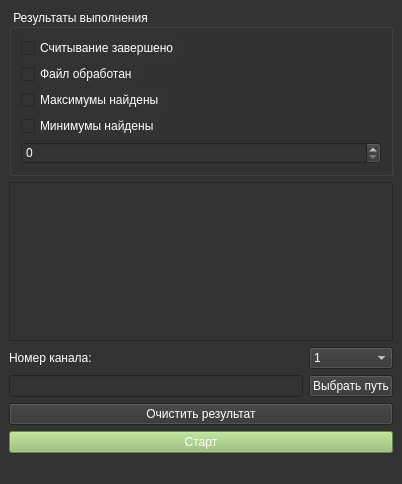
<?xml version="1.0" encoding="UTF-8"?>
<ui version="4.0">
 <class>MainWindow</class>
 <widget class="QMainWindow" name="MainWindow">
  <property name="geometry">
   <rect>
    <x>0</x>
    <y>0</y>
    <width>402</width>
    <height>484</height>
   </rect>
  </property>
  <property name="windowTitle">
   <string>MainWindow</string>
  </property>
  <property name="styleSheet">
   <string notr="true">background-color: rgb(51, 51, 51);</string>
  </property>
  <widget class="QWidget" name="centralwidget">
   <layout class="QGridLayout" name="gridLayout">
    <item row="0" column="0" colspan="2">
     <widget class="QGroupBox" name="gb_result">
      <property name="styleSheet">
       <string notr="true">color: rgb(255, 255, 255);</string>
      </property>
      <property name="title">
       <string>Результаты выполнения</string>
      </property>
      <layout class="QFormLayout" name="formLayout">
       <item row="0" column="0">
        <widget class="QCheckBox" name="chB_readSucces">
         <property name="enabled">
          <bool>false</bool>
         </property>
         <property name="styleSheet">
          <string notr="true">color: rgb(255, 255, 255);</string>
         </property>
         <property name="text">
          <string>Считывание завершено</string>
         </property>
         <property name="checkable">
          <bool>true</bool>
         </property>
        </widget>
       </item>
       <item row="1" column="0">
        <widget class="QCheckBox" name="chB_procFileSucces">
         <property name="enabled">
          <bool>false</bool>
         </property>
         <property name="styleSheet">
          <string notr="true">color: rgb(255, 255, 255);</string>
         </property>
         <property name="text">
          <string>Файл обработан</string>
         </property>
         <property name="checkable">
          <bool>true</bool>
         </property>
        </widget>
       </item>
       <item row="2" column="0">
        <widget class="QCheckBox" name="chB_maxSucess">
         <property name="enabled">
          <bool>false</bool>
         </property>
         <property name="styleSheet">
          <string notr="true">color: rgb(255, 255, 255);</string>
         </property>
         <property name="text">
          <string>Максимумы найдены</string>
         </property>
         <property name="checkable">
          <bool>true</bool>
         </property>
        </widget>
       </item>
       <item row="3" column="0">
        <widget class="QCheckBox" name="chB_minSucess">
         <property name="enabled">
          <bool>false</bool>
         </property>
         <property name="styleSheet">
          <string notr="true">color: rgb(255, 255, 255);</string>
         </property>
         <property name="text">
          <string>Минимумы найдены</string>
         </property>
        </widget>
       </item>
       <item row="4" column="0" colspan="2">
        <widget class="QSpinBox" name="spinBox">
         <property name="styleSheet">
          <string notr="true">color: rgb(255, 255, 255);</string>
         </property>
        </widget>
       </item>
      </layout>
     </widget>
    </item>
    <item row="1" column="0" colspan="2">
     <widget class="QTextEdit" name="te_Result">
      <property name="styleSheet">
       <string notr="true">color: rgb(255, 255, 255);</string>
      </property>
      <property name="readOnly">
       <bool>true</bool>
      </property>
     </widget>
    </item>
    <item row="2" column="1">
     <widget class="QComboBox" name="cmB_numCh">
      <property name="styleSheet">
       <string notr="true">color: rgb(255, 255, 255);</string>
      </property>
      <item>
       <property name="text">
        <string>1</string>
       </property>
      </item>
      <item>
       <property name="text">
        <string>2</string>
       </property>
      </item>
      <item>
       <property name="text">
        <string>3</string>
       </property>
      </item>
     </widget>
    </item>
    <item row="2" column="0">
     <widget class="QLabel" name="lb_numCh">
      <property name="styleSheet">
       <string notr="true">color: rgb(255, 255, 255);</string>
      </property>
      <property name="text">
       <string>Номер канала:</string>
      </property>
     </widget>
    </item>
    <item row="3" column="0">
     <widget class="QLineEdit" name="le_path">
      <property name="styleSheet">
       <string notr="true">color: rgb(255, 255, 255);</string>
      </property>
      <property name="readOnly">
       <bool>true</bool>
      </property>
     </widget>
    </item>
    <item row="4" column="0" colspan="2">
     <widget class="QPushButton" name="pb_clearResult">
      <property name="styleSheet">
       <string notr="true">color: rgb(255, 255, 255);</string>
      </property>
      <property name="text">
       <string>Очистить результат</string>
      </property>
     </widget>
    </item>
    <item row="5" column="0" colspan="2">
     <widget class="QPushButton" name="pb_start">
      <property name="styleSheet">
       <string notr="true">color: rgb(255, 255, 255);
background-color: rgb(146, 189, 108);</string>
      </property>
      <property name="text">
       <string>Старт</string>
      </property>
      <property name="flat">
       <bool>false</bool>
      </property>
     </widget>
    </item>
    <item row="3" column="1">
     <widget class="QPushButton" name="pb_path">
      <property name="styleSheet">
       <string notr="true">color: rgb(255, 255, 255);</string>
      </property>
      <property name="text">
       <string>Выбрать путь</string>
      </property>
     </widget>
    </item>
   </layout>
  </widget>
  <widget class="QMenuBar" name="menubar">
   <property name="geometry">
    <rect>
     <x>0</x>
     <y>0</y>
     <width>402</width>
     <height>21</height>
    </rect>
   </property>
  </widget>
  <widget class="QStatusBar" name="statusbar"/>
 </widget>
 <resources/>
 <connections>
  <connection>
   <sender>pb_clearResult</sender>
   <signal>clicked()</signal>
   <receiver>te_Result</receiver>
   <slot>clear()</slot>
   <hints>
    <hint type="sourcelabel">
     <x>224</x>
     <y>369</y>
    </hint>
    <hint type="destinationlabel">
     <x>211</x>
     <y>248</y>
    </hint>
   </hints>
  </connection>
 </connections>
</ui>
